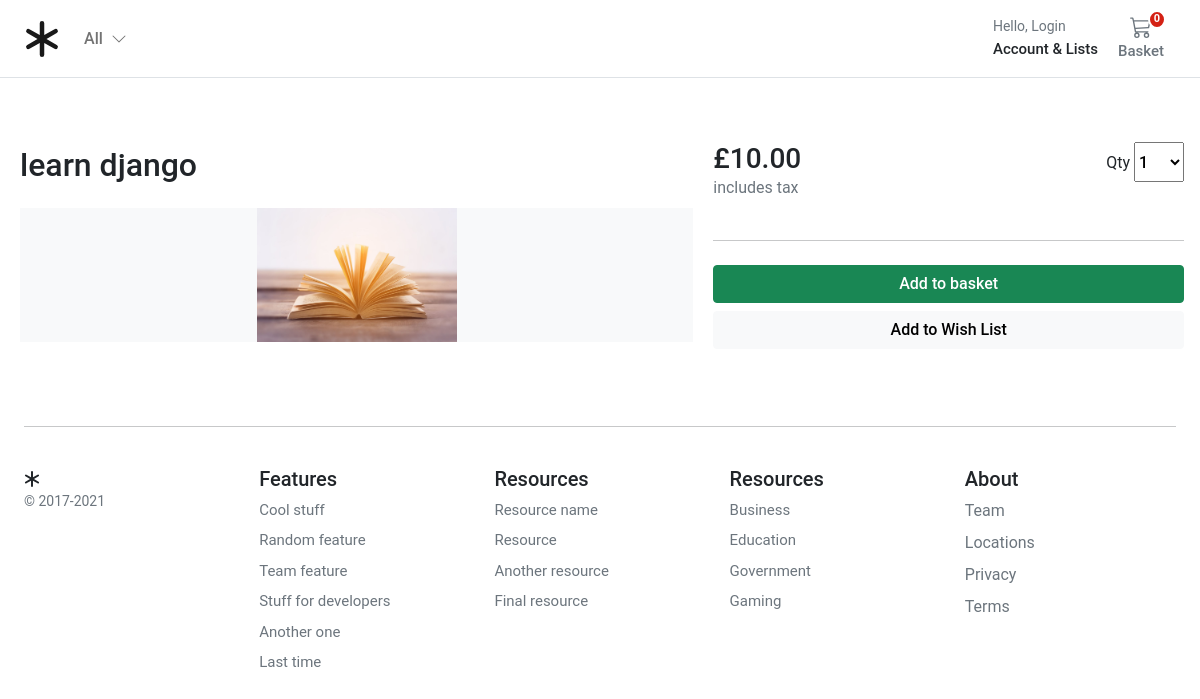
Screenshot of /learn-django with the database file from the repository.
### store/models.py (models this page shows, shortened)
class Product(models.Model):
    product_type = models.ForeignKey(ProductType, on_delete=models.RESTRICT)
    category = models.ForeignKey(Category, on_delete=models.RESTRICT)
    title = models.CharField(
        verbose_name=_("title"),
        help_text=_("Required"),
        max_length=255,
    )
    description = models.TextField(verbose_name=_("description"), help_text=_("Not Required"), blank=True)
    slug = models.SlugField(max_length=255, unique=True)
    regular_price = models.DecimalField(
        verbose_name=_("Regular price"),
        help_text=_("Maximum 999.99"),
        error_messages={
            "name": {
                "max_length": _("The price must be between 0 and 999.99."),
            },
        },
        max_digits=5,
        decimal_places=2,
    )
    discount_price = models.DecimalField(
        verbose_name=_("Discount price"),
        help_text=_("Maximum 999.99"),
        error_messages={
            "name": {
                "max_length": _("The price must be between 0 and 999.99."),
            },
        },
        max_digits=5,
        decimal_places=2,
    )
    is_active = models.BooleanField(
        verbose_name=_("Product visibility"),
        help_text=_("Change product visibility"),
        default=True,
    )
    created_at = models.DateTimeField(_("Created at"), auto_now_add=True, editable=False)
    updated_at = models.DateTimeField(_("Updated at"), auto_now=True)
    user_wishlist = models.ManyToManyField(settings.AUTH_USER_MODEL, related_name="user_wishlist", blank=True)
    class Meta:
        ordering = ("-created_at",)
        verbose_name = _("Product")
        verbose_name_plural = _("Products")

class ProductImage(models.Model):
    product = models.ForeignKey(Product, on_delete=models.CASCADE, related_name="product_image")
    image = models.ImageField(
        verbose_name=_("image"),
        help_text=_("Upload a product image"),
        upload_to="images/",
        default="images/default.png",
    )
    alt_text = models.CharField(
        verbose_name=_("Alturnative text"),
        help_text=_("Please add alturnative text"),
        max_length=255,
        null=True,
        blank=True,
    )
    """if we have more than one image associated with a product the feature image is the most important
     one that we display first"""
    is_feature = models.BooleanField(default=False)
    created_at = models.DateTimeField(auto_now_add=True, editable=False)
    updated_at = models.DateTimeField(auto_now=True)
    class Meta:
        verbose_name = _("Product Image")
        verbose_name_plural = _("Product Images")

### store/views.py (the view)
# urls.py: path("<slug:slug>", views.product_detail, name="product_detail"),
def product_detail(request, slug):
    product = get_object_or_404(Product, slug=slug, is_active=True)
    product_wichlist = product.user_wishlist.filter(id=request.user.id).exists()
    context = {"product": product, "product_wichlist": product_wichlist}
    return render(request, "store/detail.html", context)

### store/context_processors.py (called while the page is built)
def categories(request):
    context = {
        "categories": Category.objects.all(),
    }
    return context

### store/models.py (called while the page is built)
    def get_absolute_url(self):
        return reverse("store:category_list", args=[self.slug])

### store_basket/context_processors.py (called while the page is built)
def basket(requset):
    return {"basket": Basket(requset)}

### store_basket/store_basket.py (called while the page is built)
    def __len__(self):
        '''
        count the qty of all items in the basket
        '''
        """
        the patterns that its add another item in the dict with the new values without yet remove the old ones
        """
        return sum(item['qty'] for item in self.basket.values())

### templates/store/detail.html (shortened to what this page needs)
{% extends "../base.html" %}
{% load static %}
{% block stylesheet %}{%static 'store/css/store.css'%}{% endblock %}
{% block content %}
<div class="container">
  <div class="row g-3">
    <div class="col-md-5 ps-3 col-lg-5 order-md-last p-0 order-1">
      <div class="d-grid gap-2">
        <div class="d-flex d-flex-inline justify-content-between">
          <div><span class="h3">£{{ product.regular_price }}</span>
            <p class="text-muted">includes tax</p>
          </div>
          <div>
            <label for="select">Qty</label>
            <select id="select" class="h6 store-select-dropdown">
              <option value="1">1</option>
            </select>
          </div>
        </div>
        <hr>
        <button type="button" id="add-button" value="{{product.id}}" class="btn btn-success fw500">Add to
          basket</button>
        {%if product_wichlist%}
        <a href="{% url 'account:add_to_wishlist' product.id  %}" class="btn btn-danger fw500" role="button"
          aria-disabled="true">Remove from Wish List</a>
        {%else%}
        <a href="{% url 'account:add_to_wishlist' product.id  %}" class="btn btn-light fw500" role="button"
          aria-disabled="true">Add to Wish List</a>
        {%endif%}
      </div>
    </div>
    <div class="col-md-7 col-lg-7 p-0">
      <div class="card mb-3 border-0">
        <div class="row g-0">
          <div class="col-md-12">
            <div class="card-body p-1">
              <h1 class="mb-0 h2 pe-4 pb-4">{{ product.title }}</h1>
              {%for image in product.product_image.all%}
              {%if image.is_feature%}
              <div class="bg-light"><img class="img-fluid mx-auto d-block" width="200px" src="{{ image.image.url }}"
                  alt="{{image.alt_text}}"> </div>
              {% else %}
              <img class="img-fluid d-block-inline pt-3" width="100px" alt="Responsive image"
                src="{{ image.image.url }}" alt="{{ image.alt_text }}">
              {%endif%}
              {%endfor%}
            </div>
          </div>
        </div>
      </div>
    </div>
  </div>
</div>
{% endblock %}

### static/core/css/base.css (style rules this page uses)
@media (min-width: 1000px) { .container { max-width: 1000px; } }
@media (max-width: 1200px) { .container { max-width: 100%; padding:0 24px; } }
html, body, p, div { letter-spacing: -0.02px; font-family: 'Roboto', sans-serif; }
.fw500 { font-weight: 500; }

### static/store/css/store.css (style rules this page uses)
.store-select-dropdown { width:50px; height:40px; }

### rows the page displays
Product: regular_price "10.00", title "learn django"
ProductImage: image (placeholder picture)
